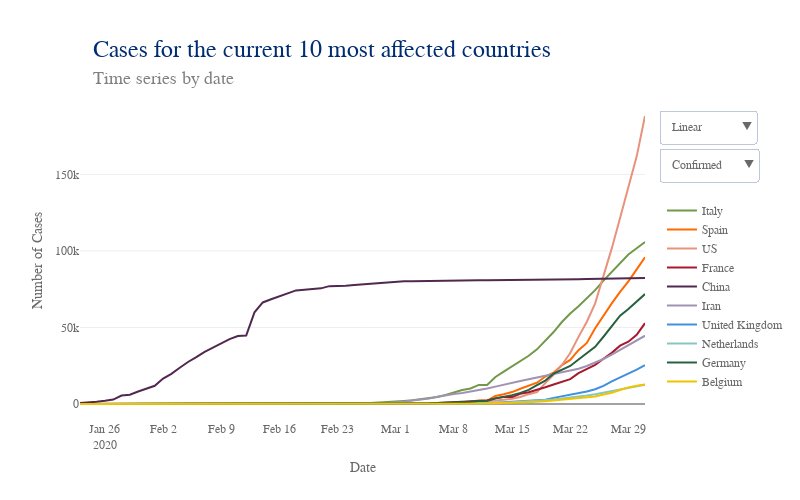

The code cell stored with this chart in its notebook:
### Markdown cell above
## <span style="color:orange">Timelines</span>
<hr style="border: 1px solid #D3D3D3" >

### Code cell
# Plot timeline confirmed top ten countries

# Plot

data = []
for i, c in enumerate(top10_country):
    data.append(go.Scatter(x = df_merged[df_merged['Country/Region'] == c].dt,
                           y = df_merged[df_merged['Country/Region'] == c].confirmed,
                           name = c,
                           marker = dict(color = top10_col[i]),
                           hoverinfo = 'text+y',
                           hovertext = c,
                           hoverlabel = dict(bordercolor = top10_col[i], 
                                 bgcolor = 'white', 
                                 font = dict(color = top10_col[i])),
                          ))
    data.append(go.Scatter(x = df_merged[df_merged['Country/Region'] == c].dt,
                           y = df_merged[df_merged['Country/Region'] == c].deaths,
                           name = c,
                           marker = dict(color = top10_col[i]),
                           hoverinfo = 'text+y',
                           hovertext = c,
                           hoverlabel = dict(bordercolor = top10_col[i], 
                                 bgcolor = 'white', 
                                 font = dict(color = top10_col[i])),
                           showlegend = False,
                           visible = False
                          ))

conf_visible = [True, False, True, False, True, False, True, False, True, False, 
                True, False, True, False, True, False, True, False, True, False] 
death_visible = [False, True, False, True, False, True, False, True, False, True, 
                 False, True, False, True, False, True, False, True, False, True]

lay = go.Layout(width = 800, 
                height = 500, 
                #bargap = 0.2,
                xaxis = dict(title='Date',
                             nticks = 10,
                             rangemode = 'nonnegative',
                             zeroline = False,
                             showgrid = False,
                            ),
                yaxis = dict(title='Number of Cases',
                             type = 'linear',
                            ),
                hovermode = 'closest',
                font = dict(size = label_size,
                            family = label_font,
                            color = label_col,
                           ),
                legend = dict(x = 1.03, 
                              y = 0.7),
                annotations=[dict(x = 0.02,
                                  y = 1.2,
                                  showarrow = False,
                                  text = 'Cases for the current 10 most affected countries',
                                  xref = 'paper',
                                  yref = 'paper',
                                  font=dict(
                                      family = title_font,
                                      size = title_size,
                                      color = title_col,),
                                 ),
                             dict(x = 0.02,
                                  y = 1.1,
                                  showarrow = False,
                                  text = 'Time series by date',
                                  xref = 'paper',
                                  yref = 'paper',
                                  font=dict(
                                      family = subtitle_font,
                                      size = subtitle_size,
                                      color = subtitle_col,),
                                 ),
                            ],
                updatemenus=[dict(buttons=list([dict(args = ["yaxis.type", 'linear'],
                                                     label = 'Linear',
                                                     method = 'relayout'
                                                    ),
                                                dict(
                                                    args = ["yaxis.type", 'log'],
                                                    label = 'Logarithmic',
                                                    method = 'relayout'
                                                )
                                               ]),
                                  direction = "down",
                                  pad = {"r": 10, "t": 10},
                                  showactive = True,
                                  x = 1.025,
                                  xanchor = 'left',
                                  y = 1.00,
                                  yanchor = 'top'
                                 ),
                             dict(buttons=list([dict(args = [{'visible': conf_visible, 'showlegend' : True }],
                                                     label = 'Confirmed   ',
                                                     method = 'restyle'
                                                    ),
                                                dict(args = [{'visible': death_visible, 'showlegend' : True }],
                                                     label = 'Deaths',
                                                     method = 'restyle'
                                                    ),
                                               ]),
                                  direction = "down",
                                  pad = {"r": 10, "t": 10},
                                  showactive = True,
                                  x = 1.025,
                                  xanchor = 'left',
                                  y = 0.88,
                                  yanchor = 'top'
                                 ),
                            ]
               )


fig = dict(data=data, layout=lay)
plotly.offline.iplot(fig)

### Figure 1 — Plotly figure (JSON) as saved in the notebook; plotly's stock layout.template omitted (floating-point values rounded to 4 significant figures)
{"data": [{"hoverinfo": "text+y", "hoverlabel": {"bgcolor": "white", "bordercolor": "#719949", "font": {"color": "#719949"}}, "hovertext": "Italy", "marker": {"color": "#719949"}, "name": "Italy", "type": "scatter", "uid": "e00849d8-7485-11ea-8660-8c8590b56c5d", "x": ["2020-01-23", "2020-01-24", "2020-01-25", "2020-01-26", "2020-01-27", "2020-01-28", "2020-01-29", "2020-01-30", "2020-01-31", "2020-02-01", "2020-02-02", "2020-02-03", "2020-02-04", "2020-02-05", "2020-02-06", "2020-02-07", "2020-02-08", "2020-02-09", "2020-02-10", "2020-02-11", "2020-02-12", "2020-02-13", "2020-02-14", "2020-02-15", "2020-02-16", "2020-02-17", "2020-02-18", "2020-02-19", "2020-02-20", "2020-02-21", "2020-02-22", "2020-02-23", "2020-02-24", "2020-02-25", "2020-02-26", "2020-02-27", "2020-02-28", "2020-02-29", "2020-03-01", "2020-03-02", "2020-03-03", "2020-03-04", "2020-03-05", "2020-03-06", "2020-03-07", "2020-03-08", "2020-03-09", "2020-03-10", "2020-03-11", "2020-03-12", "2020-03-13", "2020-03-14", "2020-03-15", "2020-03-16", "2020-03-17", "2020-03-18", "2020-03-19", "2020-03-20", "2020-03-21", "2020-03-22", "2020-03-23", "2020-03-24", "2020-03-25", "2020-03-26", "2020-03-27", "2020-03-28", "2020-03-29", "2020-03-30", "2020-03-31"], "y": [0, 0, 0, 0, 0, 0, 0, 0, 2, 2, 2, 2, 2, 2, 2, 3, 3, 3, 3, 3, 3, 3, 3, 3, 3, 3, 3, 3, 3, 20, 62, 155, 229, 322, 453, 655, 888, 1128, 1694, 2036, 2502, 3089, 3858, 4636, 5883, 7375, 9172, 10149, 12462, 12462, 17660, 21157, 24747, 27980, 31506, 35713, 41035, 47021, 53578, 59138, 63927, 69176, 74386, 80589, 86498, 92472, 97689, 101739, 105792]}, {"hoverinfo": "text+y", "hoverlabel": {"bgcolor": "white", "bordercolor": "#719949", "font": {"color": "#719949"}}, "hovertext": "Italy", "marker": {"color": "#719949"}, "name": "Italy", "showlegend": false, "type": "scatter", "uid": "e0084e1a-7485-11ea-8c90-8c8590b56c5d", "visible": false, "x": ["2020-01-23", "2020-01-24", "2020-01-25", "2020-01-26", "2020-01-27", "2020-01-28", "2020-01-29", "2020-01-30", "2020-01-31", "2020-02-01", "2020-02-02", "2020-02-03", "2020-02-04", "2020-02-05", "2020-02-06", "2020-02-07", "2020-02-08", "2020-02-09", "2020-02-10", "2020-02-11", "2020-02-12", "2020-02-13", "2020-02-14", "2020-02-15", "2020-02-16", "2020-02-17", "2020-02-18", "2020-02-19", "2020-02-20", "2020-02-21", "2020-02-22", "2020-02-23", "2020-02-24", "2020-02-25", "2020-02-26", "2020-02-27", "2020-02-28", "2020-02-29", "2020-03-01", "2020-03-02", "2020-03-03", "2020-03-04", "2020-03-05", "2020-03-06", "2020-03-07", "2020-03-08", "2020-03-09", "2020-03-10", "2020-03-11", "2020-03-12", "2020-03-13", "2020-03-14", "2020-03-15", "2020-03-16", "2020-03-17", "2020-03-18", "2020-03-19", "2020-03-20", "2020-03-21", "2020-03-22", "2020-03-23", "2020-03-24", "2020-03-25", "2020-03-26", "2020-03-27", "2020-03-28", "2020-03-29", "2020-03-30", "2020-03-31"], "y": [0, 0, 0, 0, 0, 0, 0, 0, 0, 0, 0, 0, 0, 0, 0, 0, 0, 0, 0, 0, 0, 0, 0, 0, 0, 0, 0, 0, 0, 1, 2, 3, 7, 10, 12, 17, 21, 29, 34, 52, 79, 107, 148, 197, 233, 366, 463, 631, 827, 827, 1266, 1441, 1809, 2158, 2503, 2978, 3405, 4032, 4825, 5476, 6077, 6820, 7503, 8215, 9134, 10023, 10779, 11591, 12428]}, {"hoverinfo": "text+y", "hoverlabel": {"bgcolor": "white", "bordercolor": "#FF6900", "font": {"color": "#FF6900"}}, "hovertext": "Spain", "marker": {"color": "#FF6900"}, "name": "Spain", "type": "scatter", "uid": "e0085040-7485-11ea-ba20-8c8590b56c5d", "x": ["2020-01-23", "2020-01-24", "2020-01-25", "2020-01-26", "2020-01-27", "2020-01-28", "2020-01-29", "2020-01-30", "2020-01-31", "2020-02-01", "2020-02-02", "2020-02-03", "2020-02-04", "2020-02-05", "2020-02-06", "2020-02-07", "2020-02-08", "2020-02-09", "2020-02-10", "2020-02-11", "2020-02-12", "2020-02-13", "2020-02-14", "2020-02-15", "2020-02-16", "2020-02-17", "2020-02-18", "2020-02-19", "2020-02-20", "2020-02-21", "2020-02-22", "2020-02-23", "2020-02-24", "2020-02-25", "2020-02-26", "2020-02-27", "2020-02-28", "2020-02-29", "2020-03-01", "2020-03-02", "2020-03-03", "2020-03-04", "2020-03-05", "2020-03-06", "2020-03-07", "2020-03-08", "2020-03-09", "2020-03-10", "2020-03-11", "2020-03-12", "2020-03-13", "2020-03-14", "2020-03-15", "2020-03-16", "2020-03-17", "2020-03-18", "2020-03-19", "2020-03-20", "2020-03-21", "2020-03-22", "2020-03-23", "2020-03-24", "2020-03-25", "2020-03-26", "2020-03-27", "2020-03-28", "2020-03-29", "2020-03-30", "2020-03-31"], "y": [0, 0, 0, 0, 0, 0, 0, 0, 0, 1, 1, 1, 1, 1, 1, 1, 1, 2, 2, 2, 2, 2, 2, 2, 2, 2, 2, 2, 2, 2, 2, 2, 2, 6, 13, 15, 32, 45, 84, 120, 165, 222, 259, 400, 500, 673, 1073, 1695, 2277, 2277, 5232, 6391, 7798, 9942, 11748, 13910, 17963, 20410, 25374, 28768, 35136, 39885, 49515, 57786, 65719, 73235, 80110, 87956, 95923]}, {"hoverinfo": "text+y", "hoverlabel": {"bgcolor": "white", "bordercolor": "#FF6900", "font": {"color": "#FF6900"}}, "hovertext": "Spain", "marker": {"color": "#FF6900"}, "name": "Spain", "showlegend": false, "type": "scatter", "uid": "e0085252-7485-11ea-a6d7-8c8590b56c5d", "visible": false, "x": ["2020-01-23", "2020-01-24", "2020-01-25", "2020-01-26", "2020-01-27", "2020-01-28", "2020-01-29", "2020-01-30", "2020-01-31", "2020-02-01", "2020-02-02", "2020-02-03", "2020-02-04", "2020-02-05", "2020-02-06", "2020-02-07", "2020-02-08", "2020-02-09", "2020-02-10", "2020-02-11", "2020-02-12", "2020-02-13", "2020-02-14", "2020-02-15", "2020-02-16", "2020-02-17", "2020-02-18", "2020-02-19", "2020-02-20", "2020-02-21", "2020-02-22", "2020-02-23", "2020-02-24", "2020-02-25", "2020-02-26", "2020-02-27", "2020-02-28", "2020-02-29", "2020-03-01", "2020-03-02", "2020-03-03", "2020-03-04", "2020-03-05", "2020-03-06", "2020-03-07", "2020-03-08", "2020-03-09", "2020-03-10", "2020-03-11", "2020-03-12", "2020-03-13", "2020-03-14", "2020-03-15", "2020-03-16", "2020-03-17", "2020-03-18", "2020-03-19", "2020-03-20", "2020-03-21", "2020-03-22", "2020-03-23", "2020-03-24", "2020-03-25", "2020-03-26", "2020-03-27", "2020-03-28", "2020-03-29", "2020-03-30", "2020-03-31"], "y": [0, 0, 0, 0, 0, 0, 0, 0, 0, 0, 0, 0, 0, 0, 0, 0, 0, 0, 0, 0, 0, 0, 0, 0, 0, 0, 0, 0, 0, 0, 0, 0, 0, 0, 0, 0, 0, 0, 0, 0, 1, 2, 3, 5, 10, 17, 28, 35, 54, 55, 133, 195, 289, 342, 533, 623, 830, 1043, 1375, 1772, 2311, 2808, 3647, 4365, 5138, 5982, 6803, 7716, 8464]}, {"hoverinfo": "text+y", "hoverlabel": {"bgcolor": "white", "bordercolor": "#E8927C", "font": {"color": "#E8927C"}}, "hovertext": "US", "marker": {"color": "#E8927C"}, "name": "US", "type": "scatter", "uid": "e0085838-7485-11ea-8bbd-8c8590b56c5d", "x": ["2020-01-23", "2020-01-24", "2020-01-25", "2020-01-26", "2020-01-27", "2020-01-28", "2020-01-29", "2020-01-30", "2020-01-31", "2020-02-01", "2020-02-02", "2020-02-03", "2020-02-04", "2020-02-05", "2020-02-06", "2020-02-07", "2020-02-08", "2020-02-09", "2020-02-10", "2020-02-11", "2020-02-12", "2020-02-13", "2020-02-14", "2020-02-15", "2020-02-16", "2020-02-17", "2020-02-18", "2020-02-19", "2020-02-20", "2020-02-21", "2020-02-22", "2020-02-23", "2020-02-24", "2020-02-25", "2020-02-26", "2020-02-27", "2020-02-28", "2020-02-29", "2020-03-01", "2020-03-02", "2020-03-03", "2020-03-04", "2020-03-05", "2020-03-06", "2020-03-07", "2020-03-08", "2020-03-09", "2020-03-10", "2020-03-11", "2020-03-12", "2020-03-13", "2020-03-14", "2020-03-15", "2020-03-16", "2020-03-17", "2020-03-18", "2020-03-19", "2020-03-20", "2020-03-21", "2020-03-22", "2020-03-23", "2020-03-24", "2020-03-25", "2020-03-26", "2020-03-27", "2020-03-28", "2020-03-29", "2020-03-30", "2020-03-31"], "y": [1, 2, 2, 5, 5, 5, 5, 5, 7, 8, 8, 11, 11, 11, 11, 11, 11, 11, 11, 12, 12, 13, 13, 13, 13, 13, 13, 13, 13, 15, 15, 15, 51, 51, 57, 58, 60, 68, 74, 98, 118, 149, 217, 262, 402, 518, 583, 959, 1281, 1663, 2179, 2727, 3499, 4632, 6421, 7783, 13677, 19100, 25489, 33276, 43847, 53740, 65778, 83836, 101657, 121478, 140886, 161807, 188172]}, {"hoverinfo": "text+y", "hoverlabel": {"bgcolor": "white", "bordercolor": "#E8927C", "font": {"color": "#E8927C"}}, "hovertext": "US", "marker": {"color": "#E8927C"}, "name": "US", "showlegend": false, "type": "scatter", "uid": "e0085afe-7485-11ea-85f9-8c8590b56c5d", "visible": false, "x": ["2020-01-23", "2020-01-24", "2020-01-25", "2020-01-26", "2020-01-27", "2020-01-28", "2020-01-29", "2020-01-30", "2020-01-31", "2020-02-01", "2020-02-02", "2020-02-03", "2020-02-04", "2020-02-05", "2020-02-06", "2020-02-07", "2020-02-08", "2020-02-09", "2020-02-10", "2020-02-11", "2020-02-12", "2020-02-13", "2020-02-14", "2020-02-15", "2020-02-16", "2020-02-17", "2020-02-18", "2020-02-19", "2020-02-20", "2020-02-21", "2020-02-22", "2020-02-23", "2020-02-24", "2020-02-25", "2020-02-26", "2020-02-27", "2020-02-28", "2020-02-29", "2020-03-01", "2020-03-02", "2020-03-03", "2020-03-04", "2020-03-05", "2020-03-06", "2020-03-07", "2020-03-08", "2020-03-09", "2020-03-10", "2020-03-11", "2020-03-12", "2020-03-13", "2020-03-14", "2020-03-15", "2020-03-16", "2020-03-17", "2020-03-18", "2020-03-19", "2020-03-20", "2020-03-21", "2020-03-22", "2020-03-23", "2020-03-24", "2020-03-25", "2020-03-26", "2020-03-27", "2020-03-28", "2020-03-29", "2020-03-30", "2020-03-31"], "y": [0, 0, 0, 0, 0, 0, 0, 0, 0, 0, 0, 0, 0, 0, 0, 0, 0, 0, 0, 0, 0, 0, 0, 0, 0, 0, 0, 0, 0, 0, 0, 0, 0, 0, 0, 0, 0, 1, 1, 6, 7, 11, 12, 14, 17, 21, 22, 28, 36, 40, 47, 54, 63, 85, 108, 118, 200, 244, 307, 417, 557, 706, 942, 1209, 1581, 2026, 2467, 2978, 3873]}, {"hoverinfo": "text+y", "hoverlabel": {"bgcolor": "white", "bordercolor": "#A6192E", "font": {"color": "#A6192E"}}, "hovertext": "France", "marker": {"color": "#A6192E"}, "name": "France", "type": "scatter", "uid": "e0085c5c-7485-11ea-abeb-8c8590b56c5d", "x": ["2020-01-23", "2020-01-24", "2020-01-25", "2020-01-26", "2020-01-27", "2020-01-28", "2020-01-29", "2020-01-30", "2020-01-31", "2020-02-01", "2020-02-02", "2020-02-03", "2020-02-04", "2020-02-05", "2020-02-06", "2020-02-07", "2020-02-08", "2020-02-09", "2020-02-10", "2020-02-11", "2020-02-12", "2020-02-13", "2020-02-14", "2020-02-15", "2020-02-16", "2020-02-17", "2020-02-18", "2020-02-19", "2020-02-20", "2020-02-21", "2020-02-22", "2020-02-23", "2020-02-24", "2020-02-25", "2020-02-26", "2020-02-27", "2020-02-28", "2020-02-29", "2020-03-01", "2020-03-02", "2020-03-03", "2020-03-04", "2020-03-05", "2020-03-06", "2020-03-07", "2020-03-08", "2020-03-09", "2020-03-10", "2020-03-11", "2020-03-12", "2020-03-13", "2020-03-14", "2020-03-15", "2020-03-16", "2020-03-17", "2020-03-18", "2020-03-19", "2020-03-20", "2020-03-21", "2020-03-22", "2020-03-23", "2020-03-24", "2020-03-25", "2020-03-26", "2020-03-27", "2020-03-28", "2020-03-29", "2020-03-30", "2020-03-31"], "y": [0, 2, 3, 3, 3, 4, 5, 5, 5, 6, 6, 6, 6, 6, 6, 6, 11, 11, 11, 11, 11, 11, 11, 12, 12, 12, 12, 12, 12, 12, 12, 12, 12, 14, 18, 38, 57, 100, 130, 191, 204, 288, 380, 656, 959, 1136, 1219, 1794, 2293, 2293, 3681, 4496, 4532, 6683, 7715, 9124, 10970, 12758, 14463, 16243, 20123, 22622, 25600, 29551, 33402, 38105, 40708, 45170, 52827]}, {"hoverinfo": "text+y", "hoverlabel": {"bgcolor": "white", "bordercolor": "#A6192E", "font": {"color": "#A6192E"}}, "hovertext": "France", "marker": {"color": "#A6192E"}, "name": "France", "showlegend": false, "type": "scatter", "uid": "e0085d6c-7485-11ea-ba9a-8c8590b56c5d", "visible": false, "x": ["2020-01-23", "2020-01-24", "2020-01-25", "2020-01-26", "2020-01-27", "2020-01-28", "2020-01-29", "2020-01-30", "2020-01-31", "2020-02-01", "2020-02-02", "2020-02-03", "2020-02-04", "2020-02-05", "2020-02-06", "2020-02-07", "2020-02-08", "2020-02-09", "2020-02-10", "2020-02-11", "2020-02-12", "2020-02-13", "2020-02-14", "2020-02-15", "2020-02-16", "2020-02-17", "2020-02-18", "2020-02-19", "2020-02-20", "2020-02-21", "2020-02-22", "2020-02-23", "2020-02-24", "2020-02-25", "2020-02-26", "2020-02-27", "2020-02-28", "2020-02-29", "2020-03-01", "2020-03-02", "2020-03-03", "2020-03-04", "2020-03-05", "2020-03-06", "2020-03-07", "2020-03-08", "2020-03-09", "2020-03-10", "2020-03-11", "2020-03-12", "2020-03-13", "2020-03-14", "2020-03-15", "2020-03-16", "2020-03-17", "2020-03-18", "2020-03-19", "2020-03-20", "2020-03-21", "2020-03-22", "2020-03-23", "2020-03-24", "2020-03-25", "2020-03-26", "2020-03-27", "2020-03-28", "2020-03-29", "2020-03-30", "2020-03-31"], "y": [0, 0, 0, 0, 0, 0, 0, 0, 0, 0, 0, 0, 0, 0, 0, 0, 0, 0, 0, 0, 0, 0, 0, 1, 1, 1, 1, 1, 1, 1, 1, 1, 1, 1, 2, 2, 2, 2, 2, 3, 4, 4, 6, 9, 11, 19, 19, 33, 48, 48, 79, 91, 91, 149, 149, 149, 244, 451, 563, 676, 862, 1102, 1333, 1698, 1997, 2317, 2611, 3030, 3532]}, {"hoverinfo": "text+y", "hoverlabel": {"bgcolor": "white", "bordercolor": "#51284F", "font": {"color": "#51284F"}}, "hovertext": "China", "marker": {"color": "#51284F"}, "name": "China", "type": "scatter", "uid": "e0085e64-7485-11ea-b0f0-8c8590b56c5d", "x": ["2020-01-23", "2020-01-24", "2020-01-25", "2020-01-26", "2020-01-27", "2020-01-28", "2020-01-29", "2020-01-30", "2020-01-31", "2020-02-01", "2020-02-02", "2020-02-03", "2020-02-04", "2020-02-05", "2020-02-06", "2020-02-07", "2020-02-08", "2020-02-09", "2020-02-10", "2020-02-11", "2020-02-12", "2020-02-13", "2020-02-14", "2020-02-15", "2020-02-16", "2020-02-17", "2020-02-18", "2020-02-19", "2020-02-20", "2020-02-21", "2020-02-22", "2020-02-23", "2020-02-24", "2020-02-25", "2020-02-26", "2020-02-27", "2020-02-28", "2020-02-29", "2020-03-01", "2020-03-02", "2020-03-03", "2020-03-04", "2020-03-05", "2020-03-06", "2020-03-07", "2020-03-08", "2020-03-09", "2020-03-10", "2020-03-11", "2020-03-12", "2020-03-13", "2020-03-14", "2020-03-15", "2020-03-16", "2020-03-17", "2020-03-18", "2020-03-19", "2020-03-20", "2020-03-21", "2020-03-22", "2020-03-23", "2020-03-24", "2020-03-25", "2020-03-26", "2020-03-27", "2020-03-28", "2020-03-29", "2020-03-30", "2020-03-31"], "y": [643, 920, 1406, 2075, 2877, 5509, 6087, 8141, 9802, 11891, 16630, 19716, 23707, 27440, 30587, 34110, 36814, 39829, 42354, 44386, 44759, 59895, 66358, 68413, 70513, 72434, 74211, 74619, 75077, 75550, 77001, 77022, 77241, 77754, 78166, 78600, 78928, 79356, 79932, 80136, 80261, 80386, 80537, 80690, 80770, 80823, 80860, 80887, 80921, 80932, 80945, 80977, 81003, 81033, 81058, 81102, 81156, 81250, 81305, 81435, 81498, 81591, 81661, 81782, 81897, 81999, 82122, 82198, 82279]}, {"hoverinfo": "text+y", "hoverlabel": {"bgcolor": "white", "bordercolor": "#51284F", "font": {"color": "#51284F"}}, "hovertext": "China", "marker": {"color": "#51284F"}, "name": "China", "showlegend": false, "type": "scatter", "uid": "e0085f52-7485-11ea-8910-8c8590b56c5d", "visible": false, "x": ["2020-01-23", "2020-01-24", "2020-01-25", "2020-01-26", "2020-01-27", "2020-01-28", "2020-01-29", "2020-01-30", "2020-01-31", "2020-02-01", "2020-02-02", "2020-02-03", "2020-02-04", "2020-02-05", "2020-02-06", "2020-02-07", "2020-02-08", "2020-02-09", "2020-02-10", "2020-02-11", "2020-02-12", "2020-02-13", "2020-02-14", "2020-02-15", "2020-02-16", "2020-02-17", "2020-02-18", "2020-02-19", "2020-02-20", "2020-02-21", "2020-02-22", "2020-02-23", "2020-02-24", "2020-02-25", "2020-02-26", "2020-02-27", "2020-02-28", "2020-02-29", "2020-03-01", "2020-03-02", "2020-03-03", "2020-03-04", "2020-03-05", "2020-03-06", "2020-03-07", "2020-03-08", "2020-03-09", "2020-03-10", "2020-03-11", "2020-03-12", "2020-03-13", "2020-03-14", "2020-03-15", "2020-03-16", "2020-03-17", "2020-03-18", "2020-03-19", "2020-03-20", "2020-03-21", "2020-03-22", "2020-03-23", "2020-03-24", "2020-03-25", "2020-03-26", "2020-03-27", "2020-03-28", "2020-03-29", "2020-03-30", "2020-03-31"], "y": [18, 26, 42, 56, 82, 131, 133, 171, 213, 259, 361, 425, 491, 563, 633, 718, 805, 905, 1012, 1112, 1117, 1369, 1521, 1663, 1766, 1864, 2003, 2116, 2238, 2238, 2443, 2445, 2595, 2665, 2717, 2746, 2790, 2837, 2872, 2914, 2947, 2983, 3015, 3044, 3072, 3100, 3123, 3139, 3161, 3172, 3180, 3193, 3203, 3217, 3230, 3241, 3249, 3253, 3259, 3274, 3274, 3281, 3285, 3291, 3296, 3299, 3304, 3308, 3309]}, {"hoverinfo": "text+y", "hoverlabel": {"bgcolor": "white", "bordercolor": "#A192B2", "font": {"color": "#A192B2"}}, "hovertext": "Iran", "marker": {"color": "#A192B2"}, "name": "Iran", "type": "scatter", "uid": "e0086046-7485-11ea-a2bc-8c8590b56c5d", "x": ["2020-01-23", "2020-01-24", "2020-01-25", "2020-01-26", "2020-01-27", "2020-01-28", "2020-01-29", "2020-01-30", "2020-01-31", "2020-02-01", "2020-02-02", "2020-02-03", "2020-02-04", "2020-02-05", "2020-02-06", "2020-02-07", "2020-02-08", "2020-02-09", "2020-02-10", "2020-02-11", "2020-02-12", "2020-02-13", "2020-02-14", "2020-02-15", "2020-02-16", "2020-02-17", "2020-02-18", "2020-02-19", "2020-02-20", "2020-02-21", "2020-02-22", "2020-02-23", "2020-02-24", "2020-02-25", "2020-02-26", "2020-02-27", "2020-02-28", "2020-02-29", "2020-03-01", "2020-03-02", "2020-03-03", "2020-03-04", "2020-03-05", "2020-03-06", "2020-03-07", "2020-03-08", "2020-03-09", "2020-03-10", "2020-03-11", "2020-03-12", "2020-03-13", "2020-03-14", "2020-03-15", "2020-03-16", "2020-03-17", "2020-03-18", "2020-03-19", "2020-03-20", "2020-03-21", "2020-03-22", "2020-03-23", "2020-03-24", "2020-03-25", "2020-03-26", "2020-03-27", "2020-03-28", "2020-03-29", "2020-03-30", "2020-03-31"], "y": [0, 0, 0, 0, 0, 0, 0, 0, 0, 0, 0, 0, 0, 0, 0, 0, 0, 0, 0, 0, 0, 0, 0, 0, 0, 0, 0, 2, 5, 18, 28, 43, 61, 95, 139, 245, 388, 593, 978, 1501, 2336, 2922, 3513, 4747, 5823, 6566, 7161, 8042, 9000, 10075, 11364, 12729, 13938, 14991, 16169, 17361, 18407, 19644, 20610, 21638, 23049, 24811, 27017, 29406, 32332, 35408, 38309, 41495, 44605]}, {"hoverinfo": "text+y", "hoverlabel": {"bgcolor": "white", "bordercolor": "#A192B2", "font": {"color": "#A192B2"}}, "hovertext": "Iran", "marker": {"color": "#A192B2"}, "name": "Iran", "showlegend": false, "type": "scatter", "uid": "e0086136-7485-11ea-b1ca-8c8590b56c5d", "visible": false, "x": ["2020-01-23", "2020-01-24", "2020-01-25", "2020-01-26", "2020-01-27", "2020-01-28", "2020-01-29", "2020-01-30", "2020-01-31", "2020-02-01", "2020-02-02", "2020-02-03", "2020-02-04", "2020-02-05", "2020-02-06", "2020-02-07", "2020-02-08", "2020-02-09", "2020-02-10", "2020-02-11", "2020-02-12", "2020-02-13", "2020-02-14", "2020-02-15", "2020-02-16", "2020-02-17", "2020-02-18", "2020-02-19", "2020-02-20", "2020-02-21", "2020-02-22", "2020-02-23", "2020-02-24", "2020-02-25", "2020-02-26", "2020-02-27", "2020-02-28", "2020-02-29", "2020-03-01", "2020-03-02", "2020-03-03", "2020-03-04", "2020-03-05", "2020-03-06", "2020-03-07", "2020-03-08", "2020-03-09", "2020-03-10", "2020-03-11", "2020-03-12", "2020-03-13", "2020-03-14", "2020-03-15", "2020-03-16", "2020-03-17", "2020-03-18", "2020-03-19", "2020-03-20", "2020-03-21", "2020-03-22", "2020-03-23", "2020-03-24", "2020-03-25", "2020-03-26", "2020-03-27", "2020-03-28", "2020-03-29", "2020-03-30", "2020-03-31"], "y": [0, 0, 0, 0, 0, 0, 0, 0, 0, 0, 0, 0, 0, 0, 0, 0, 0, 0, 0, 0, 0, 0, 0, 0, 0, 0, 0, 2, 2, 4, 5, 8, 12, 16, 19, 26, 34, 43, 54, 66, 77, 92, 107, 124, 145, 194, 237, 291, 354, 429, 514, 611, 724, 853, 988, 1135, 1284, 1433, 1556, 1685, 1812, 1934, 2077, 2234, 2378, 2517, 2640, 2757, 2898]}, {"hoverinfo": "text+y", "hoverlabel": {"bgcolor": "white", "bordercolor": "#418FDE", "font": {"color": "#418FDE"}}, "hovertext": "United Kingdom", "marker": {"color": "#418FDE"}, "name": "United Kingdom", "type": "scatter", "uid": "e0086224-7485-11ea-a796-8c8590b56c5d", "x": ["2020-01-23", "2020-01-24", "2020-01-25", "2020-01-26", "2020-01-27", "2020-01-28", "2020-01-29", "2020-01-30", "2020-01-31", "2020-02-01", "2020-02-02", "2020-02-03", "2020-02-04", "2020-02-05", "2020-02-06", "2020-02-07", "2020-02-08", "2020-02-09", "2020-02-10", "2020-02-11", "2020-02-12", "2020-02-13", "2020-02-14", "2020-02-15", "2020-02-16", "2020-02-17", "2020-02-18", "2020-02-19", "2020-02-20", "2020-02-21", "2020-02-22", "2020-02-23", "2020-02-24", "2020-02-25", "2020-02-26", "2020-02-27", "2020-02-28", "2020-02-29", "2020-03-01", "2020-03-02", "2020-03-03", "2020-03-04", "2020-03-05", "2020-03-06", "2020-03-07", "2020-03-08", "2020-03-09", "2020-03-10", "2020-03-11", "2020-03-12", "2020-03-13", "2020-03-14", "2020-03-15", "2020-03-16", "2020-03-17", "2020-03-18", "2020-03-19", "2020-03-20", "2020-03-21", "2020-03-22", "2020-03-23", "2020-03-24", "2020-03-25", "2020-03-26", "2020-03-27", "2020-03-28", "2020-03-29", "2020-03-30", "2020-03-31"], "y": [0, 0, 0, 0, 0, 0, 0, 0, 2, 2, 2, 2, 2, 2, 2, 3, 3, 3, 8, 8, 9, 9, 9, 9, 9, 9, 9, 9, 9, 9, 9, 9, 13, 13, 13, 15, 20, 23, 36, 40, 51, 86, 116, 164, 207, 274, 322, 384, 459, 459, 802, 1144, 1145, 1551, 1960, 2642, 2716, 4014, 5067, 5745, 6726, 8164, 9640, 11812, 14745, 17312, 19780, 22453, 25481]}, {"hoverinfo": "text+y", "hoverlabel": {"bgcolor": "white", "bordercolor": "#418FDE", "font": {"color": "#418FDE"}}, "hovertext": "United Kingdom", "marker": {"color": "#418FDE"}, "name": "United Kingdom", "showlegend": false, "type": "scatter", "uid": "e00863d2-7485-11ea-a84c-8c8590b56c5d", "visible": false, "x": ["2020-01-23", "2020-01-24", "2020-01-25", "2020-01-26", "2020-01-27", "2020-01-28", "2020-01-29", "2020-01-30", "2020-01-31", "2020-02-01", "2020-02-02", "2020-02-03", "2020-02-04", "2020-02-05", "2020-02-06", "2020-02-07", "2020-02-08", "2020-02-09", "2020-02-10", "2020-02-11", "2020-02-12", "2020-02-13", "2020-02-14", "2020-02-15", "2020-02-16", "2020-02-17", "2020-02-18", "2020-02-19", "2020-02-20", "2020-02-21", "2020-02-22", "2020-02-23", "2020-02-24", "2020-02-25", "2020-02-26", "2020-02-27", "2020-02-28", "2020-02-29", "2020-03-01", "2020-03-02", "2020-03-03", "2020-03-04", "2020-03-05", "2020-03-06", "2020-03-07", "2020-03-08", "2020-03-09", "2020-03-10", "2020-03-11", "2020-03-12", "2020-03-13", "2020-03-14", "2020-03-15", "2020-03-16", "2020-03-17", "2020-03-18", "2020-03-19", "2020-03-20", "2020-03-21", "2020-03-22", "2020-03-23", "2020-03-24", "2020-03-25", "2020-03-26", "2020-03-27", "2020-03-28", "2020-03-29", "2020-03-30", "2020-03-31"], "y": [0, 0, 0, 0, 0, 0, 0, 0, 0, 0, 0, 0, 0, 0, 0, 0, 0, 0, 0, 0, 0, 0, 0, 0, 0, 0, 0, 0, 0, 0, 0, 0, 0, 0, 0, 0, 0, 0, 0, 0, 0, 0, 1, 2, 2, 3, 4, 6, 8, 8, 8, 21, 21, 56, 56, 72, 138, 178, 234, 282, 336, 423, 466, 580, 761, 1021, 1231, 1411, 1793]}, {"hoverinfo": "text+y", "hoverlabel": {"bgcolor": "white", "bordercolor": "#86C8BC", "font": {"color": "#86C8BC"}}, "hovertext": "Netherlands", "marker": {"color": "#86C8BC"}, "name": "Netherlands", "type": "scatter", "uid": "e0086500-7485-11ea-8382-8c8590b56c5d", "x": ["2020-01-23", "2020-01-24", "2020-01-25", "2020-01-26", "2020-01-27", "2020-01-28", "2020-01-29", "2020-01-30", "2020-01-31", "2020-02-01", "2020-02-02", "2020-02-03", "2020-02-04", "2020-02-05", "2020-02-06", "2020-02-07", "2020-02-08", "2020-02-09", "2020-02-10", "2020-02-11", "2020-02-12", "2020-02-13", "2020-02-14", "2020-02-15", "2020-02-16", "2020-02-17", "2020-02-18", "2020-02-19", "2020-02-20", "2020-02-21", "2020-02-22", "2020-02-23", "2020-02-24", "2020-02-25", "2020-02-26", "2020-02-27", "2020-02-28", "2020-02-29", "2020-03-01", "2020-03-02", "2020-03-03", "2020-03-04", "2020-03-05", "2020-03-06", "2020-03-07", "2020-03-08", "2020-03-09", "2020-03-10", "2020-03-11", "2020-03-12", "2020-03-13", "2020-03-14", "2020-03-15", "2020-03-16", "2020-03-17", "2020-03-18", "2020-03-19", "2020-03-20", "2020-03-21", "2020-03-22", "2020-03-23", "2020-03-24", "2020-03-25", "2020-03-26", "2020-03-27", "2020-03-28", "2020-03-29", "2020-03-30", "2020-03-31"], "y": [0, 0, 0, 0, 0, 0, 0, 0, 0, 0, 0, 0, 0, 0, 0, 0, 0, 0, 0, 0, 0, 0, 0, 0, 0, 0, 0, 0, 0, 0, 0, 0, 0, 0, 0, 1, 1, 6, 10, 18, 24, 38, 82, 128, 188, 265, 321, 382, 503, 503, 806, 962, 1138, 1416, 1711, 2058, 2467, 3003, 3640, 4217, 4764, 5580, 6438, 7468, 8647, 9819, 10930, 11817, 12667]}, {"hoverinfo": "text+y", "hoverlabel": {"bgcolor": "white", "bordercolor": "#86C8BC", "font": {"color": "#86C8BC"}}, "hovertext": "Netherlands", "marker": {"color": "#86C8BC"}, "name": "Netherlands", "showlegend": false, "type": "scatter", "uid": "e00865ee-7485-11ea-a6b2-8c8590b56c5d", "visible": false, "x": ["2020-01-23", "2020-01-24", "2020-01-25", "2020-01-26", "2020-01-27", "2020-01-28", "2020-01-29", "2020-01-30", "2020-01-31", "2020-02-01", "2020-02-02", "2020-02-03", "2020-02-04", "2020-02-05", "2020-02-06", "2020-02-07", "2020-02-08", "2020-02-09", "2020-02-10", "2020-02-11", "2020-02-12", "2020-02-13", "2020-02-14", "2020-02-15", "2020-02-16", "2020-02-17", "2020-02-18", "2020-02-19", "2020-02-20", "2020-02-21", "2020-02-22", "2020-02-23", "2020-02-24", "2020-02-25", "2020-02-26", "2020-02-27", "2020-02-28", "2020-02-29", "2020-03-01", "2020-03-02", "2020-03-03", "2020-03-04", "2020-03-05", "2020-03-06", "2020-03-07", "2020-03-08", "2020-03-09", "2020-03-10", "2020-03-11", "2020-03-12", "2020-03-13", "2020-03-14", "2020-03-15", "2020-03-16", "2020-03-17", "2020-03-18", "2020-03-19", "2020-03-20", "2020-03-21", "2020-03-22", "2020-03-23", "2020-03-24", "2020-03-25", "2020-03-26", "2020-03-27", "2020-03-28", "2020-03-29", "2020-03-30", "2020-03-31"], "y": [0, 0, 0, 0, 0, 0, 0, 0, 0, 0, 0, 0, 0, 0, 0, 0, 0, 0, 0, 0, 0, 0, 0, 0, 0, 0, 0, 0, 0, 0, 0, 0, 0, 0, 0, 0, 0, 0, 0, 0, 0, 0, 0, 1, 1, 3, 3, 4, 5, 5, 10, 12, 20, 24, 43, 58, 77, 107, 137, 180, 214, 277, 357, 435, 547, 640, 772, 865, 1040]}, {"hoverinfo": "text+y", "hoverlabel": {"bgcolor": "white", "bordercolor": "#286140", "font": {"color": "#286140"}}, "hovertext": "Germany", "marker": {"color": "#286140"}, "name": "Germany", "type": "scatter", "uid": "e00866de-7485-11ea-bd8a-8c8590b56c5d", "x": ["2020-01-23", "2020-01-24", "2020-01-25", "2020-01-26", "2020-01-27", "2020-01-28", "2020-01-29", "2020-01-30", "2020-01-31", "2020-02-01", "2020-02-02", "2020-02-03", "2020-02-04", "2020-02-05", "2020-02-06", "2020-02-07", "2020-02-08", "2020-02-09", "2020-02-10", "2020-02-11", "2020-02-12", "2020-02-13", "2020-02-14", "2020-02-15", "2020-02-16", "2020-02-17", "2020-02-18", "2020-02-19", "2020-02-20", "2020-02-21", "2020-02-22", "2020-02-23", "2020-02-24", "2020-02-25", "2020-02-26", "2020-02-27", "2020-02-28", "2020-02-29", "2020-03-01", "2020-03-02", "2020-03-03", "2020-03-04", "2020-03-05", "2020-03-06", "2020-03-07", "2020-03-08", "2020-03-09", "2020-03-10", "2020-03-11", "2020-03-12", "2020-03-13", "2020-03-14", "2020-03-15", "2020-03-16", "2020-03-17", "2020-03-18", "2020-03-19", "2020-03-20", "2020-03-21", "2020-03-22", "2020-03-23", "2020-03-24", "2020-03-25", "2020-03-26", "2020-03-27", "2020-03-28", "2020-03-29", "2020-03-30", "2020-03-31"], "y": [0, 0, 0, 0, 1, 4, 4, 4, 5, 8, 10, 12, 12, 12, 12, 13, 13, 14, 14, 16, 16, 16, 16, 16, 16, 16, 16, 16, 16, 16, 16, 16, 16, 17, 27, 46, 48, 79, 130, 159, 196, 262, 482, 670, 799, 1040, 1176, 1457, 1908, 2078, 3675, 4585, 5795, 7272, 9257, 12327, 15320, 19848, 22213, 24873, 29056, 32986, 37323, 43938, 50871, 57695, 62095, 66885, 71808]}, {"hoverinfo": "text+y", "hoverlabel": {"bgcolor": "white", "bordercolor": "#286140", "font": {"color": "#286140"}}, "hovertext": "Germany", "marker": {"color": "#286140"}, "name": "Germany", "showlegend": false, "type": "scatter", "uid": "e00867d0-7485-11ea-9b63-8c8590b56c5d", "visible": false, "x": ["2020-01-23", "2020-01-24", "2020-01-25", "2020-01-26", "2020-01-27", "2020-01-28", "2020-01-29", "2020-01-30", "2020-01-31", "2020-02-01", "2020-02-02", "2020-02-03", "2020-02-04", "2020-02-05", "2020-02-06", "2020-02-07", "2020-02-08", "2020-02-09", "2020-02-10", "2020-02-11", "2020-02-12", "2020-02-13", "2020-02-14", "2020-02-15", "2020-02-16", "2020-02-17", "2020-02-18", "2020-02-19", "2020-02-20", "2020-02-21", "2020-02-22", "2020-02-23", "2020-02-24", "2020-02-25", "2020-02-26", "2020-02-27", "2020-02-28", "2020-02-29", "2020-03-01", "2020-03-02", "2020-03-03", "2020-03-04", "2020-03-05", "2020-03-06", "2020-03-07", "2020-03-08", "2020-03-09", "2020-03-10", "2020-03-11", "2020-03-12", "2020-03-13", "2020-03-14", "2020-03-15", "2020-03-16", "2020-03-17", "2020-03-18", "2020-03-19", "2020-03-20", "2020-03-21", "2020-03-22", "2020-03-23", "2020-03-24", "2020-03-25", "2020-03-26", "2020-03-27", "2020-03-28", "2020-03-29", "2020-03-30", "2020-03-31"], "y": [0, 0, 0, 0, 0, 0, 0, 0, 0, 0, 0, 0, 0, 0, 0, 0, 0, 0, 0, 0, 0, 0, 0, 0, 0, 0, 0, 0, 0, 0, 0, 0, 0, 0, 0, 0, 0, 0, 0, 0, 0, 0, 0, 0, 0, 0, 2, 2, 3, 3, 7, 9, 11, 17, 24, 28, 44, 67, 84, 94, 123, 157, 206, 267, 342, 433, 533, 645, 775]}, {"hoverinfo": "text+y", "hoverlabel": {"bgcolor": "white", "bordercolor": "#F1C400", "font": {"color": "#F1C400"}}, "hovertext": "Belgium", "marker": {"color": "#F1C400"}, "name": "Belgium", "type": "scatter", "uid": "e00868be-7485-11ea-a325-8c8590b56c5d", "x": ["2020-01-23", "2020-01-24", "2020-01-25", "2020-01-26", "2020-01-27", "2020-01-28", "2020-01-29", "2020-01-30", "2020-01-31", "2020-02-01", "2020-02-02", "2020-02-03", "2020-02-04", "2020-02-05", "2020-02-06", "2020-02-07", "2020-02-08", "2020-02-09", "2020-02-10", "2020-02-11", "2020-02-12", "2020-02-13", "2020-02-14", "2020-02-15", "2020-02-16", "2020-02-17", "2020-02-18", "2020-02-19", "2020-02-20", "2020-02-21", "2020-02-22", "2020-02-23", "2020-02-24", "2020-02-25", "2020-02-26", "2020-02-27", "2020-02-28", "2020-02-29", "2020-03-01", "2020-03-02", "2020-03-03", "2020-03-04", "2020-03-05", "2020-03-06", "2020-03-07", "2020-03-08", "2020-03-09", "2020-03-10", "2020-03-11", "2020-03-12", "2020-03-13", "2020-03-14", "2020-03-15", "2020-03-16", "2020-03-17", "2020-03-18", "2020-03-19", "2020-03-20", "2020-03-21", "2020-03-22", "2020-03-23", "2020-03-24", "2020-03-25", "2020-03-26", "2020-03-27", "2020-03-28", "2020-03-29", "2020-03-30", "2020-03-31"], "y": [0, 0, 0, 0, 0, 0, 0, 0, 0, 0, 0, 0, 1, 1, 1, 1, 1, 1, 1, 1, 1, 1, 1, 1, 1, 1, 1, 1, 1, 1, 1, 1, 1, 1, 1, 1, 1, 1, 2, 8, 13, 23, 50, 109, 169, 200, 239, 267, 314, 314, 559, 689, 886, 1058, 1243, 1486, 1795, 2257, 2815, 3401, 3743, 4269, 4937, 6235, 7284, 9134, 10836, 11899, 12775]}, {"hoverinfo": "text+y", "hoverlabel": {"bgcolor": "white", "bordercolor": "#F1C400", "font": {"color": "#F1C400"}}, "hovertext": "Belgium", "marker": {"color": "#F1C400"}, "name": "Belgium", "showlegend": false, "type": "scatter", "uid": "e00869ae-7485-11ea-a6ee-8c8590b56c5d", "visible": false, "x": ["2020-01-23", "2020-01-24", "2020-01-25", "2020-01-26", "2020-01-27", "2020-01-28", "2020-01-29", "2020-01-30", "2020-01-31", "2020-02-01", "2020-02-02", "2020-02-03", "2020-02-04", "2020-02-05", "2020-02-06", "2020-02-07", "2020-02-08", "2020-02-09", "2020-02-10", "2020-02-11", "2020-02-12", "2020-02-13", "2020-02-14", "2020-02-15", "2020-02-16", "2020-02-17", "2020-02-18", "2020-02-19", "2020-02-20", "2020-02-21", "2020-02-22", "2020-02-23", "2020-02-24", "2020-02-25", "2020-02-26", "2020-02-27", "2020-02-28", "2020-02-29", "2020-03-01", "2020-03-02", "2020-03-03", "2020-03-04", "2020-03-05", "2020-03-06", "2020-03-07", "2020-03-08", "2020-03-09", "2020-03-10", "2020-03-11", "2020-03-12", "2020-03-13", "2020-03-14", "2020-03-15", "2020-03-16", "2020-03-17", "2020-03-18", "2020-03-19", "2020-03-20", "2020-03-21", "2020-03-22", "2020-03-23", "2020-03-24", "2020-03-25", "2020-03-26", "2020-03-27", "2020-03-28", "2020-03-29", "2020-03-30", "2020-03-31"], "y": [0, 0, 0, 0, 0, 0, 0, 0, 0, 0, 0, 0, 0, 0, 0, 0, 0, 0, 0, 0, 0, 0, 0, 0, 0, 0, 0, 0, 0, 0, 0, 0, 0, 0, 0, 0, 0, 0, 0, 0, 0, 0, 0, 0, 0, 0, 0, 0, 3, 3, 3, 4, 4, 5, 10, 14, 21, 37, 67, 75, 88, 122, 178, 220, 289, 353, 431, 513, 705]}], "layout": {"annotations": [{"font": {"color": "#002D72", "family": "Gentona, Tahoma, sans-serif", "size": 24}, "showarrow": false, "text": "Cases for the current 10 most affected countries", "x": 0.02, "xref": "paper", "y": 1.2, "yref": "paper"}, {"font": {"color": "grey", "family": "Gentona, Tahoma, sans-serif", "size": 18}, "showarrow": false, "text": "Time series by date", "x": 0.02, "xref": "paper", "y": 1.1, "yref": "paper"}], "font": {"color": "dimgray", "family": "Gentona, Tahoma, sans-serif", "size": 12}, "height": 500, "hovermode": "closest", "legend": {"x": 1.03, "y": 0.7}, "updatemenus": [{"buttons": [{"args": ["yaxis.type", "linear"], "label": "Linear", "method": "relayout"}, {"args": ["yaxis.type", "log"], "label": "Logarithmic", "method": "relayout"}], "direction": "down", "pad": {"r": 10, "t": 10}, "showactive": true, "x": 1.025, "xanchor": "left", "y": 1, "yanchor": "top"}, {"buttons": [{"args": [{"showlegend": true, "visible": [true, false, true, false, true, false, true, false, true, false, true, false, true, false, true, false, true, false, true, false]}], "label": "Confirmed   ", "method": "restyle"}, {"args": [{"showlegend": true, "visible": [false, true, false, true, false, true, false, true, false, true, false, true, false, true, false, true, false, true, false, true]}], "label": "Deaths", "method": "restyle"}], "direction": "down", "pad": {"r": 10, "t": 10}, "showactive": true, "x": 1.025, "xanchor": "left", "y": 0.88, "yanchor": "top"}], "width": 800, "xaxis": {"nticks": 10, "rangemode": "nonnegative", "showgrid": false, "title": "Date", "zeroline": false}, "yaxis": {"title": "Number of Cases", "type": "linear"}}}
